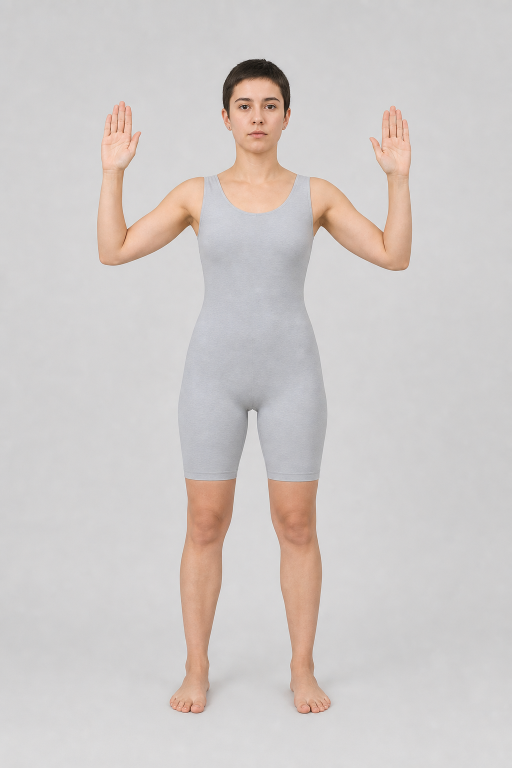
#> input picture experiments/deterministic-dressup/assets/models/model-a-slim-short.png, 1024 x 1536 px (shown at 1/2 size)
$ python render_reference.py
#> lines starting #> are read from the running program, lines starting #| are printed output that depends on the picture
"""CPU reference renderer for the browser mesh demo (no image synthesis)."""
from __future__ import annotations

import json
from pathlib import Path
import numpy as np
from PIL import Image, ImageDraw, ImageFont

ROOT = Path(__file__).parent
OUT = ROOT / "output"
OUT.mkdir(exist_ok=True)
W, H = 300, 450

MODELS = [
    ("A", "short-slim", "model-a-slim-short.png", dict(neckY=.236, shoulderY=.255, shoulderL=.343, shoulderR=.657, elbowL=(.205,.314), elbowR=(.795,.314), wristL=(.225,.165), wristR=(.775,.165), waist=(.382,.618,.470), hip=(.356,.644,.553), crotch=.585, kneeL=(.425,.690), kneeR=(.575,.690), ankleL=(.405,.895), ankleR=(.595,.895), arm=.030, thigh=.050, calf=.035)),
    ("B", "tall-lean", "model-b-tall-lean.png", dict(neckY=.190, shoulderY=.212, shoulderL=.354, shoulderR=.646, elbowL=(.191,.286), elbowR=(.809,.286), wristL=(.214,.132), wristR=(.786,.132), waist=(.394,.606,.445), hip=(.372,.628,.520), crotch=.548, kneeL=(.425,.676), kneeR=(.575,.676), ankleL=(.408,.895), ankleR=(.592,.895), arm=.026, thigh=.043, calf=.030)),
    ("C", "athletic", "model-c-athletic.png", dict(neckY=.215, shoulderY=.238, shoulderL=.315, shoulderR=.685, elbowL=(.188,.302), elbowR=(.812,.302), wristL=(.207,.138), wristR=(.793,.138), waist=(.358,.642,.462), hip=(.348,.652,.540), crotch=.572, kneeL=(.405,.695), kneeR=(.595,.695), ankleL=(.380,.900), ankleR=(.620,.900), arm=.042, thigh=.058, calf=.038)),
    ("D", "plus", "model-d-plus.png", dict(neckY=.195, shoulderY=.228, shoulderL=.300, shoulderR=.700, elbowL=(.170,.280), elbowR=(.830,.280), wristL=(.218,.117), wristR=(.782,.117), waist=(.300,.700,.448), hip=(.278,.722,.555), crotch=.588, kneeL=(.390,.697), kneeR=(.610,.697), ankleL=(.360,.900), ankleR=(.640,.900), arm=.052, thigh=.076, calf=.050)),
    ("E", "tall-pear", "model-e-pear.png", dict(neckY=.175, shoulderY=.205, shoulderL=.300, shoulderR=.700, elbowL=(.092,.295), elbowR=(.908,.295), wristL=(.125,.135), wristR=(.875,.135), waist=(.300,.700,.455), hip=(.255,.745,.545), crotch=.580, kneeL=(.390,.700), kneeR=(.610,.700), ankleL=(.360,.930), ankleR=(.640,.930), arm=.045, thigh=.073, calf=.045)),
]
OUTFITS = [
    ("1 navy suit", "outfit-1-navy-suit.png"), ("2 charcoal", "outfit-2-charcoal-mandarin.png"),
    ("3 hoodie", "outfit-3-burgundy-hoodie.png"), ("4 denim", "outfit-4-denim-cargo.png"),
    ("5 bomber", "outfit-5-bomber-chino.png"),
]
S = np.array([[.12,.08],[.13,.245],[.32,.18],[.43,.14],[.57,.14],[.68,.18],[.87,.245],[.88,.08],[.34,.29],[.66,.29],[.36,.48],[.64,.48],[.37,.515],[.50,.57],[.63,.515],[.36,.75],[.46,.75],[.54,.75],[.64,.75],[.35,.94],[.47,.94],[.53,.94],[.65,.94],[.21,.27],[.19,.10],[.79,.27],[.81,.10],[.50,.30],[.50,.48],[.50,.515]], dtype=float)
T = [(0,24,1),(24,23,1),(1,23,2),(23,8,2),(2,8,3),(5,9,25),(5,25,6),(25,26,6),(6,26,7),(3,8,27),(3,27,4),(4,27,9),(4,9,5),(8,10,27),(10,28,27),(27,28,9),(9,28,11),(10,12,28),(12,29,28),(28,29,14),(28,14,11),(12,13,29),(29,13,14),(12,15,13),(15,16,13),(15,19,16),(19,20,16),(13,17,14),(14,17,18),(17,21,18),(18,21,22)]

def pair(center, origin, half):
    c, o = np.array(center), np.array(origin); v = c-o; n = np.linalg.norm(v) or 1
    q = np.array([-v[1], v[0]]) / n * half
    return c-q, c+q

def xsorted(points):
    return sorted(points, key=lambda point: point[0])

def targets(p):
    sl=np.array([p['shoulderL'],p['shoulderY']]); sr=np.array([p['shoulderR'],p['shoulderY']])
    nl=np.array([.46,p['neckY']]); nr=np.array([.54,p['neckY']])
    lw0,lw1=xsorted(pair(p['wristL'],p['elbowL'],p['arm']*.72)); le0,le1=xsorted(pair(p['elbowL'],sl,p['arm']))
    rw1,rw0=xsorted(pair(p['wristR'],p['elbowR'],p['arm']*.72)); re1,re0=xsorted(pair(p['elbowR'],sr,p['arm']))
    al=np.array([sl[0]+.025,p['shoulderY']+.085]); ar=np.array([sr[0]-.025,p['shoulderY']+.085])
    wl=np.array([p['waist'][0],p['waist'][2]]); wr=np.array([p['waist'][1],p['waist'][2]])
    hl=np.array([p['hip'][0],p['hip'][2]]); hr=np.array([p['hip'][1],p['hip'][2]]); c=np.array([.5,p['crotch']])
    lk0,lk1=xsorted(pair(p['kneeL'],c,p['thigh'])); la0,la1=xsorted(pair(p['ankleL'],p['kneeL'],p['calf']))
    rk1,rk0=xsorted(pair(p['kneeR'],c,p['thigh'])); ra1,ra0=xsorted(pair(p['ankleR'],p['kneeR'],p['calf']))
    return np.array([lw0,le0,sl,nl,nr,sr,re0,rw0,al,ar,wl,wr,hl,c,hr,lk0,lk1,rk1,rk0,la0,la1,ra1,ra0,le1,lw1,re1,rw1,[.5,(p['shoulderY']+p['waist'][2])*.5],[.5,p['waist'][2]],[.5,p['hip'][2]]])

def contain(img):
    k=min(W/img.width,H/img.height); size=(round(img.width*k),round(img.height*k)); x=(W-size[0])//2; y=(H-size[1])//2
    layer=Image.new('RGBA',(W,H),(218,221,225,255)); layer.alpha_composite(img.convert('RGBA').resize(size,Image.Resampling.LANCZOS),(x,y))
    return layer,(x,y,k)

def warp_triangle(src, canvas, s, d):
    # PIL expects an inverse map: output destination -> source texture.
    M=np.column_stack([d,np.ones(3)]); cx=np.linalg.solve(M, s[:,0]); cy=np.linalg.solve(M, s[:,1])
    warped=src.transform((W,H),Image.Transform.AFFINE,(*cx,*cy),Image.Resampling.BICUBIC)
    mask=Image.new('L',(W,H)); ImageDraw.Draw(mask).polygon([tuple(x) for x in d],fill=255)
    alpha=np.minimum(np.asarray(warped.getchannel('A')),np.asarray(mask)).astype('uint8')
    warped.putalpha(Image.fromarray(alpha)); canvas.alpha_composite(warped)

def render(model, outfit, mode='mesh'):
    person=Image.open(ROOT/'assets/models'/model[2]); garment=Image.open(ROOT/'assets/outfits'/outfit[1]).convert('RGBA')
    canvas,(x,y,k)=contain(person); d=targets(model[3]); d[:,0]=x+d[:,0]*person.width*k; d[:,1]=y+d[:,1]*person.height*k
    if mode=='rigid':
        box=(int(d[:,0].min()-10),int(d[:,1].min()-8),int(d[:,0].max()+10),int(d[:,1].max()+8))
        g=garment.resize((box[2]-box[0],box[3]-box[1]),Image.Resampling.LANCZOS); canvas.alpha_composite(g,(box[0],box[1])); return canvas, {'flips':0,'stretch':None}
    s=S*np.array([garment.width,garment.height]); ratios=[]; flips=0
    for tri in T:
        st=s[list(tri)]; dt=d[list(tri)]
        sa=np.linalg.det(np.array([st[1]-st[0],st[2]-st[0]]))/2
        da=np.linalg.det(np.array([dt[1]-dt[0],dt[2]-dt[0]]))/2
        flips += int(sa*da<=0); ratios.append(abs(da/sa)); warp_triangle(garment,canvas,st,dt)
    med=float(np.median(ratios)); stretch=max(max(r/med,med/r) for r in ratios)
    return canvas, {'flips':int(flips),'stretch':float(round(stretch,3))}

def sheet(mode):
#> called with mode = 'mesh'
    cw,ch=W+16,H+54; board=Image.new('RGB',(cw*5,ch*5),(8,11,18)); draw=ImageDraw.Draw(board)
    font=ImageFont.truetype('C:/Windows/Fonts/arial.ttf',13); small=ImageFont.truetype('C:/Windows/Fonts/arial.ttf',11); results=[]
    for row,model in enumerate(MODELS):
        for col,outfit in enumerate(OUTFITS):
            image,m=render(model,outfit,mode); ox=col*cw+8; oy=row*ch+8; board.paste(image.convert('RGB'),(ox,oy))
#> in render, person is the input picture: PIL image 1024x1536 RGB; mean R, G, B 208.1, 202.6, 200.8
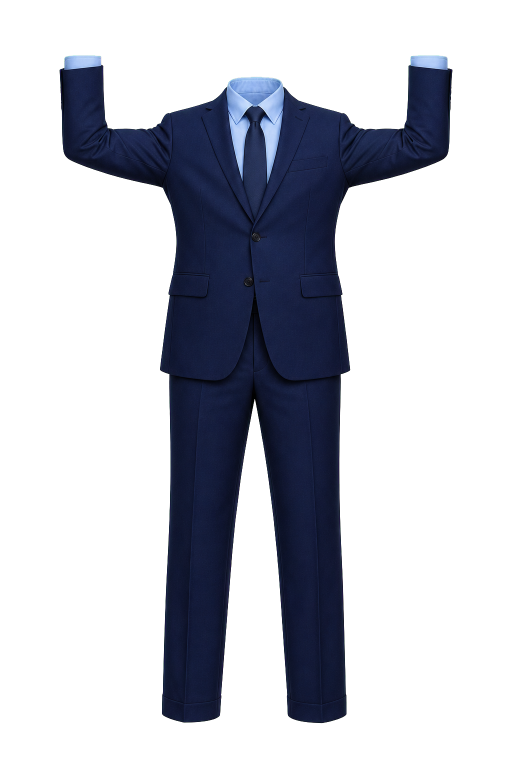
#> input picture experiments/deterministic-dressup/assets/outfits/outfit-1-navy-suit.png, 1024 x 1536 px (shown at 1/2 size)
#> in render, garment is the input picture: PIL image 1024x1536 RGBA; mean R, G, B, A 7.4, 9.7, 18.2, 72.3
#> in contain, `layer = Image.new('RGBA', (W, H), (218, 221, 225, 255))`:
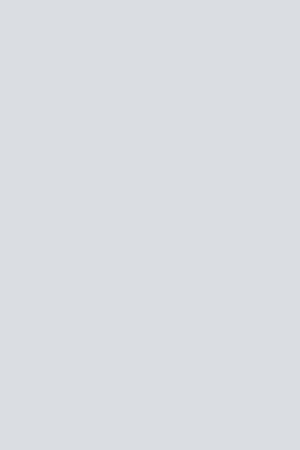
#> layer: PIL image 300x450 RGBA; mean R, G, B, A 218, 221, 225, 255
#> in contain, `layer.alpha_composite(img.convert('RGBA').resize(size, Image.Resamplin`:
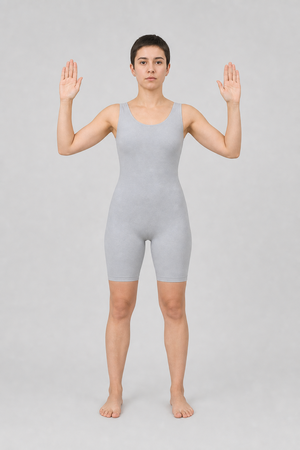
#> layer: PIL image 300x450 RGBA; mean R, G, B, A 208.1, 202.6, 200.8, 255
#> in render, `canvas, (x, y, k) = contain(person)`: x = 0; k = 0.293
#> in targets, `sl = np.array([p['shoulderL'], p['shoulderY']])`: sl = [0.343, 0.255]
#> in targets, `sr = np.array([p['shoulderR'], p['shoulderY']])`: sr = [0.657, 0.255]
#> in targets, `nl = np.array([0.46, p['neckY']])`: nl = [0.46, 0.236]
#> in targets, `nr = np.array([0.54, p['neckY']])`: nr = [0.54, 0.236]
#> in targets, `lw0, lw1 = xsorted(pair(p['wristL'], p['elbowL'], p['arm'] * 0.72))`: lw0 = [0.204, 0.162]; lw1 = [0.246, 0.168]
#> in targets, `le0, le1 = xsorted(pair(p['elbowL'], sl, p['arm']))`: le0 = [0.193, 0.286]; le1 = [0.217, 0.342]
#> in targets, `rw1, rw0 = xsorted(pair(p['wristR'], p['elbowR'], p['arm'] * 0.72))`: rw1 = [0.754, 0.168]; rw0 = [0.796, 0.162]
#> in targets, `re1, re0 = xsorted(pair(p['elbowR'], sr, p['arm']))`: re1 = [0.783, 0.342]; re0 = [0.807, 0.286]
#> in targets, `al = np.array([sl[0] + 0.025, p['shoulderY'] + 0.085])`: al = [0.368, 0.34]
#> in targets, `ar = np.array([sr[0] - 0.025, p['shoulderY'] + 0.085])`: ar = [0.632, 0.34]
#> in targets, `wl = np.array([p['waist'][0], p['waist'][2]])`: wl = [0.382, 0.47]
#> in targets, `wr = np.array([p['waist'][1], p['waist'][2]])`: wr = [0.618, 0.47]
#> in targets, `hl = np.array([p['hip'][0], p['hip'][2]])`: hl = [0.356, 0.553]
#> in targets, `hr = np.array([p['hip'][1], p['hip'][2]])`: hr = [0.644, 0.553]
#> in targets, `c = np.array([0.5, p['crotch']])`: c = [0.5, 0.585]
#> in targets, `lk0, lk1 = xsorted(pair(p['kneeL'], c, p['thigh']))`: lk0 = [0.384, 0.661]; lk1 = [0.466, 0.719]
#> in targets, `la0, la1 = xsorted(pair(p['ankleL'], p['kneeL'], p['calf']))`: la0 = [0.37, 0.892]; la1 = [0.44, 0.898]
#> in targets, `rk1, rk0 = xsorted(pair(p['kneeR'], c, p['thigh']))`: rk1 = [0.534, 0.719]; rk0 = [0.616, 0.661]
#> in targets, `ra1, ra0 = xsorted(pair(p['ankleR'], p['kneeR'], p['calf']))`: ra1 = [0.56, 0.898]; ra0 = [0.63, 0.892]
#> in render, `d = targets(model[3])`: d = 30 pairs, first value 0.193 to 0.807, second value 0.162 to 0.898
#> the loop in render, `for tri in T:` made 31 passes
#> (dt, da, M in warp_triangle, cx in warp_triangle, cy in warp_triangle) on passes 1 to 4: ([[61.08, 72.96], [73.92, 75.54], [57.96, 128.9]], 363.2, [[61.08, 72.96, 1], [73.92, 75.54, 1], [57.96, 128.9, 1]], [5.48, 0.488, -247.6], [1.46, 4.61, -303]), ([[73.92, 75.54], [65.04, 153.7], [57.96, 128.9]], 386.9, [[73.92, 75.54, 1], [65.04, 153.7, 1], [57.96, 128.9, 1]], [7.62, 1.13, -453.9], [-4.5, 2.83, 272.5]), ([[57.96, 128.9], [65.04, 153.7], [102.9, 114.8]], -607.8, [[57.96, 128.9, 1], [65.04, 153.7, 1], [102.9, 114.8, 1]], [4.93, 1.9, -396.7], [-1.59, 2, 210.8]), ([[65.04, 153.7], [110.4, 153], [102.9, 114.8]], -870.2, [[65.04, 153.7, 1], [110.4, 153, 1], [102.9, 114.8, 1]], [2.93, -0.0399, 30.35], [0.744, 4.27, -290.2])
#> pass 1, in warp_triangle, `alpha=np.minimum(np.asarray(warped.getchannel('A')),np.asarray(mask))...`:
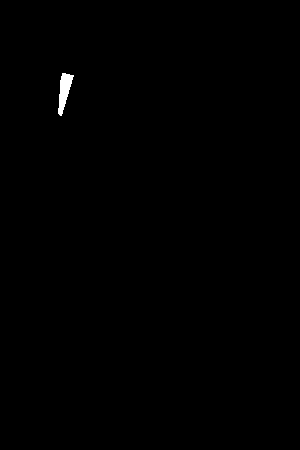
#> alpha: shape (450, 300); min 0, max 255, mean 0.7
#> pass 2, in warp_triangle (call 2), `warped=src.transform((W,H),Image.Transform.AFFINE,(*cx,*cy),Image.Resa..`:
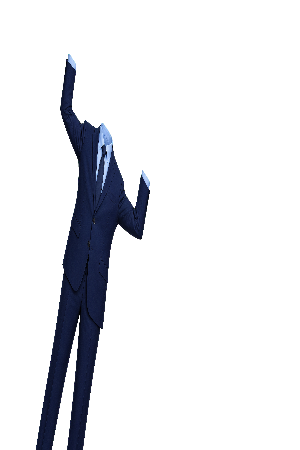
#> warped: PIL image 300x450 RGBA; mean R, G, B, A 3, 4, 7.3, 28.9; transparent parts drawn white
#> after the loop in render, `for tri in T:`: flips = 0; ratios = 31 values, max 0.225 at index 18, min 0.0261 at index 28, mean 0.0746
#> in render, `med = float(np.median(ratios))`: med = 0.0553
#> in render, `stretch = max((max(r / med, med / r) for r in ratios))`: stretch = 4.08
#> after `image, m = render(model, outfit, mode)`:
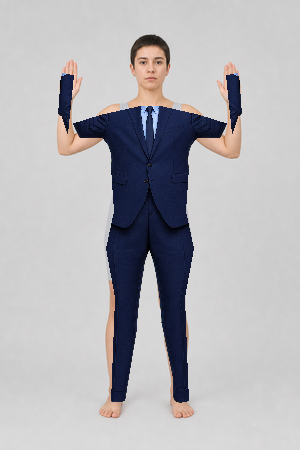
#> image: PIL image 300x450 RGBA; mean R, G, B, A 180.3, 178.6, 182.3, 255
#> after `image, m = render(model, outfit, mode)`: m = {'flips': 0, 'stretch': 4.08}
#> after `board.paste(image.convert('RGB'), (ox, oy))`:
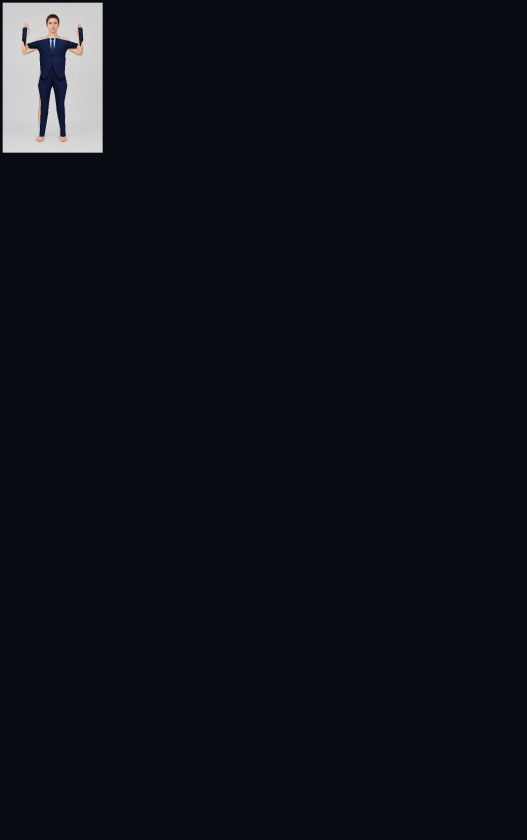
#> board: PIL image 1580x2520 RGB (shown at 1/3 size); mean R, G, B 13.8, 16.7, 23.6
            draw.text((ox,oy+H+8),f"{model[0]} {model[1]} x {outfit[0]}",fill=(241,245,250),font=font)
            line='single bounding box | unscored baseline' if mode=='rigid' else f"stretch {m['stretch']:.2f}x | flips {m['flips']}"
#> line = 'stretch 4.08x | flips 0'
            color=(154,168,189) if mode=='rigid' else ((111,224,193) if m['flips']==0 and m['stretch']<=2.5 else (255,130,130))
#> color = (255, 130, 130)
            draw.text((ox,oy+H+27),line,fill=color,font=small); results.append(dict(model=model[0],outfit=outfit[0],**m))
    board.save(OUT/f'contact-sheet-{mode}.jpg',quality=92)
    return results

if __name__ == '__main__':
#> (the run stopped early here; a loop or call above may not have finished)
